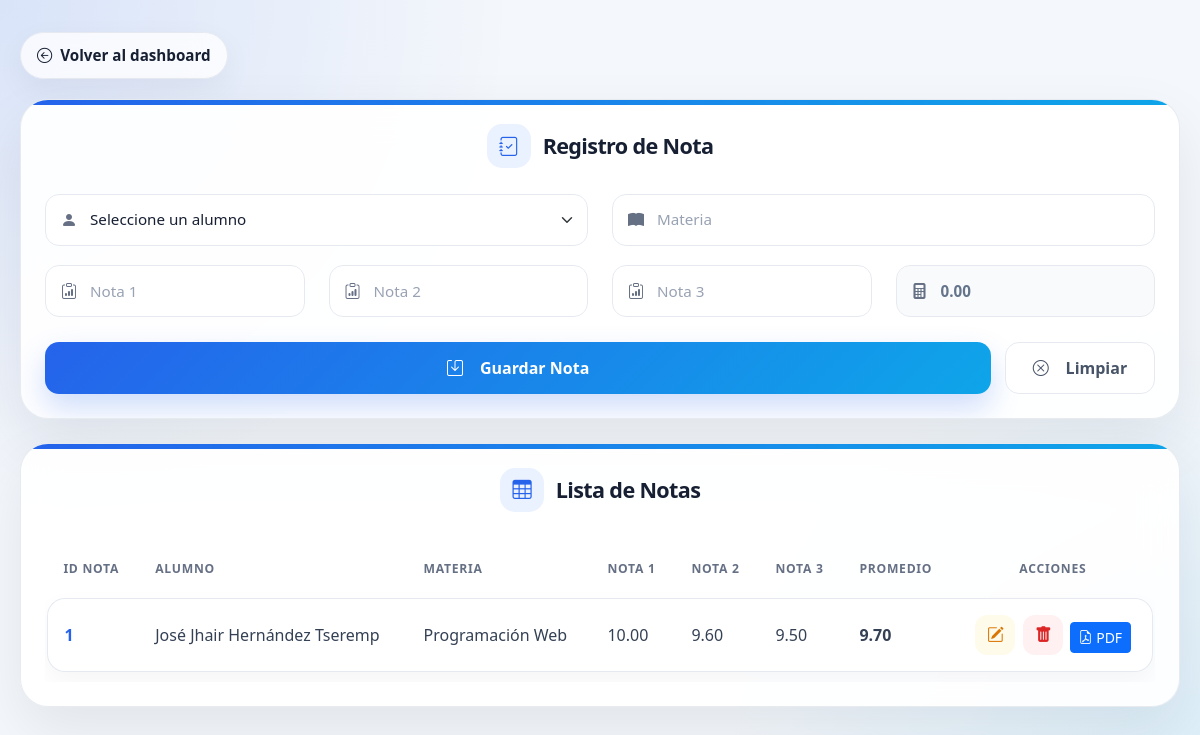
/view/notas/formulario.php (signed in), run on the app's committed database.
### tables this page shows
CREATE TABLE `notas` (
  `id_nota` int(11) NOT NULL,
  `materia` varchar(60) DEFAULT NULL,
  `nota1` decimal(5,2) DEFAULT NULL,
  `nota2` decimal(5,2) DEFAULT NULL,
  `nota3` decimal(5,2) DEFAULT NULL,
  `npromedio` decimal(5,2) DEFAULT NULL,
  `creado_en` timestamp NOT NULL DEFAULT current_timestamp(),
  `id_alumno` int(11) NOT NULL
);

CREATE TABLE `alumnos` (
  `id_alumno` int(11) NOT NULL,
  `nombres` varchar(60) NOT NULL,
  `apellidos` varchar(60) NOT NULL,
  `correo` varchar(60) NOT NULL,
  `telefono` varchar(20) DEFAULT NULL,
  `estado` varchar(20) DEFAULT NULL,
  `creado_en` timestamp NOT NULL DEFAULT current_timestamp()
);

### config/database.php (called while the page is built)
<?php
class Database{
    public static function connect(){
        return new PDO("mysql:host=localhost;dbname=ecolastico", "root","");
    }
}
?>

### model/Notas.php (called while the page is built, shortened)
<?php
require_once __DIR__ . '/../config/database.php';
class Notas{
    private $db;
    public function __construct()
    {
        $this->db = Database::connect();
    }
    public function obtenerTodos()
    {
        $sql = "SELECT
        notas.id_nota,
        alumnos.id_alumno,
        alumnos.nombres,
        alumnos.apellidos,
        notas.materia,
        notas.nota1,
        notas.nota2,
        notas.nota3,
        notas.npromedio
        FROM notas
        INNER JOIN alumnos ON notas.id_alumno = alumnos.id_alumno";
        $stmt = $this->db->query($sql);
        $stmt->execute();
        return $stmt->fetchAll(PDO::FETCH_ASSOC);
    }
}

### view/notas/formulario.php (the view, shortened to what this page needs)
<?php
require_once '../../model/Notas.php';
$nota = new Notas();
$data = [
    'id_nota' => '',
    'materia' => '',
    'nota1' => '',
    'nota2' => '',
    'nota3' => '',
    'npromedio' => '',
    'id_alumno' => ''
];
$notas = $nota->obtenerTodos();
?>
<!DOCTYPE html>
<html lang="es">
<head>
  <link href="https://cdn.jsdelivr.net/npm/bootstrap@5.3.3/dist/css/bootstrap.min.css" rel="stylesheet">
  <link href="https://cdn.jsdelivr.net/npm/bootstrap-icons@1.10.5/font/bootstrap-icons.css" rel="stylesheet">
</head>
<body>
<div class="main-container">
  <a href="../dashboard/dashboard.php" class="back-link">
    <i class="bi bi-arrow-left-circle"></i> Volver al dashboard
  </a>
  <div class="card-custom">
    <h4 class="title">
      <i class="bi bi-journal-check"></i>
      <?= isset($_GET['id']) ? 'Editar Nota' : 'Registro de Nota' ?>
    </h4>
    <form action="../../controller/NotasController.php" method="POST" onsubmit="calcularPromedio()">
      <div class="row">
        <div class="col-md-6">
          <div class="form-group">
            <i class="bi bi-person-fill"></i>
            <select name="id_alumno" class="form-select" required>
              <option value="">Seleccione un alumno</option>
            </select>
          </div>
        </div>
        <div class="col-md-6">
          <div class="form-group">
            <i class="bi bi-book-fill"></i>
            <input
              type="text"
              name="materia"
              class="form-control"
              placeholder="Materia"
              value="<?= htmlspecialchars($data['materia']) ?>"
              required>
          </div>
        </div>
        <div class="col-md-3">
          <div class="form-group">
            <i class="bi bi-clipboard-data"></i>
            <input
              type="number"
              step="0.01"
              min="0"
              max="100"
              name="nota1"
              id="nota1"
              class="form-control"
              placeholder="Nota 1"
              value="<?= htmlspecialchars($data['nota1']) ?>"
              oninput="calcularPromedio()"
              required>
          </div>
        </div>
        <div class="col-md-3">
          <div class="form-group">
            <i class="bi bi-clipboard-data"></i>
            <input
              type="number"
              step="0.01"
              min="0"
              max="100"
              name="nota2"
              id="nota2"
              class="form-control"
              placeholder="Nota 2"
              value="<?= htmlspecialchars($data['nota2']) ?>"
              oninput="calcularPromedio()"
              required>
          </div>
        </div>
        <div class="col-md-3">
          <div class="form-group">
            <i class="bi bi-clipboard-data"></i>
            <input
              type="number"
              step="0.01"
              min="0"
              max="100"
              name="nota3"
              id="nota3"
              class="form-control"
              placeholder="Nota 3"
              value="<?= htmlspecialchars($data['nota3']) ?>"
              oninput="calcularPromedio()"
              required>
          </div>
        </div>
        <div class="col-md-3">
          <div class="form-group">
            <i class="bi bi-calculator-fill"></i>
            <input
              type="text"
              name="npromedio"
              id="npromedio"
              class="form-control promedio-box"
              placeholder="Promedio"
              value="<?= htmlspecialchars($data['npromedio']) ?>"
              readonly>
          </div>
        </div>
      </div>
      <div class="d-flex gap-2 mt-2">
        <button type="submit" class="btn-save">
          <i class="bi bi-save me-2"></i>
          <?= isset($_GET['id']) ? 'Actualizar Nota' : 'Guardar Nota' ?>
        </button>
        <a href="formulario.php" class="btn btn-outline-secondary btn-clear">
          <i class="bi bi-x-circle me-2"></i>
          Limpiar
        </a>
      </div>
    </form>
  </div>
  <div class="card-custom">
    <h4 class="title">
      <i class="bi bi-table"></i>
      Lista de Notas
    </h4>
    <div class="table-responsive">
      <table class="table table-hover align-middle">
        <thead>
          <tr>
            <th>ID Nota</th>
            <th>Alumno</th>
            <th>Materia</th>
            <th>Nota 1</th>
            <th>Nota 2</th>
            <th>Nota 3</th>
            <th>Promedio</th>
            <th class="text-center">Acciones</th>
          </tr>
        </thead>
        <tbody>
          <?php foreach ($notas as $n): ?>
            <tr>
              <td><?= htmlspecialchars($n['id_nota']) ?></td>
              <td>
                <?= htmlspecialchars($n['nombres'] . ' ' . $n['apellidos']) ?>
              </td>
              <td><?= htmlspecialchars($n['materia']) ?></td>
              <td>
                <?= htmlspecialchars($n['nota1']) ?>
              </td>
              <td>
                <?= htmlspecialchars($n['nota2']) ?>
              </td>
              <td>
                <?= htmlspecialchars($n['nota3']) ?>
              </td>
              <td>
                <span class="promedio-tabla">
                  <?= number_format($n['npromedio'], 2) ?>
                </span>
              </td>
              <td class="text-center">
                <a
                  href="formulario.php?id=<?= htmlspecialchars($n['id_nota']) ?>"
                  class="action-btn edit-btn"
                  title="Editar">
                  <i class="bi bi-pencil-square"></i>
                </a>
                <a
                  href="../../controller/NotasController.php?eliminar=<?= htmlspecialchars($n['id_nota']) ?>"
                  class="action-btn delete-btn"
                  title="Eliminar"
                  onclick="return confirm('¿Está seguro de eliminar esta nota?');">
                  <i class="bi bi-trash-fill"></i>
                </a>
                <a href='../../controller/ReporteNotasController.php?accion=reporte&id=<?= $n['id_nota'] ?>' target='_blank' class='btn btn-sm btn-primary'>
                                 <i class="bi bi-file-earmark-pdf"></i> PDF
                                    </a>
              </td>
            </tr>
          <?php endforeach; ?>
        </tbody>
      </table>
    </div>
  </div>
</div>
</body>
</html>

### data on the page
notas: id_nota "1", id_alumno.apellidos "José Jhair Hernández Tseremp", materia "Programación Web", nota1 "10.00", nota2 "9.60", nota3 "9.50", npromedio "9.70"
